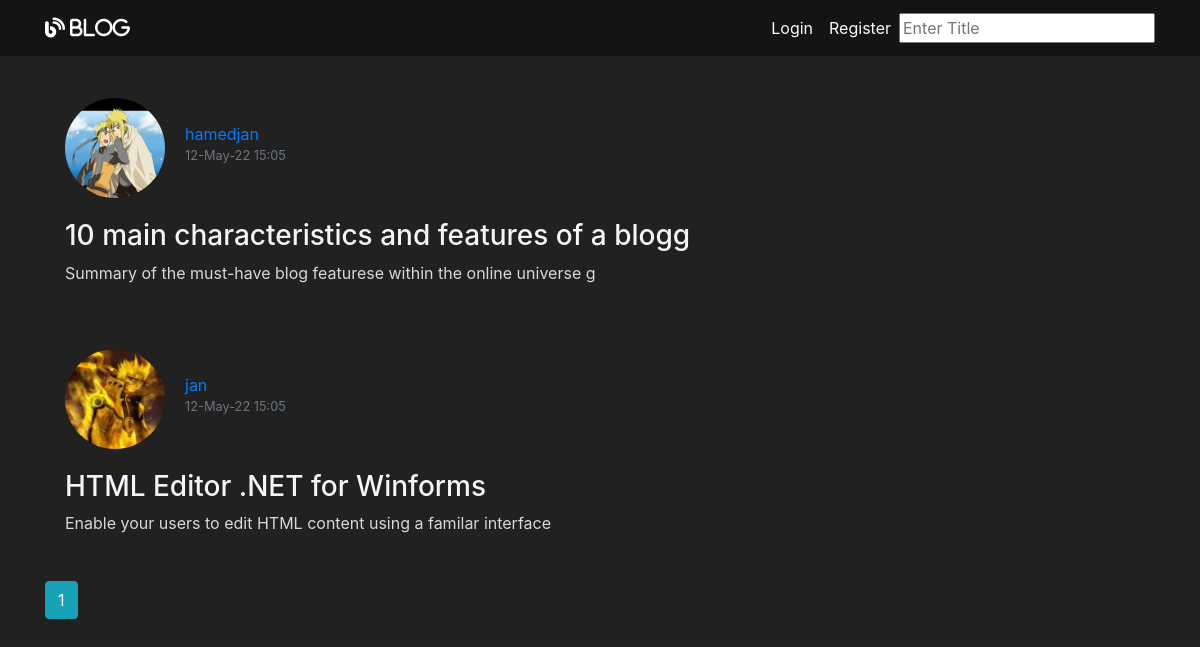
The page /home on the database its author committed.
### flaskblog/models.py (models this page shows, shortened)
class Post(db.Model):
    id = db.Column(db.Integer, primary_key=True)
    title = db.Column(db.String(100), nullable=False)
    date_posted = db.Column(db.DateTime, nullable=False, default=datetime.now())
    content = db.Column(db.Text, nullable=False)
    user_id = db.Column(db.Integer, db.ForeignKey('user.id'), nullable=False)
    likes = db.relationship('PostLike', backref='post', lazy='dynamic')
    is_approved = db.Column(db.Boolean, default=False)
    image_file = db.Column(db.String(20), nullable=True)
    short_description = db.Column(db.String(250), nullable=False)

class User(db.Model, UserMixin):
    id = db.Column(db.Integer, primary_key=True)
    username = db.Column(db.String(20), unique=True, nullable=False)
    role=db.Column(db.Integer,nullable=False,default=3)
    email = db.Column(db.String(120), unique=True, nullable=False)
    image_file = db.Column(db.String(20), nullable=False, default='default.jpg')
    password = db.Column(db.String(60), nullable=False)
    posts = db.relationship('Post', backref='author', lazy=True)
    liked = db.relationship('PostLike',foreign_keys='PostLike.user_id',
    backref='user', lazy='dynamic')

### flaskblog/routes.py (the view)
@app.route("/")
@app.route("/home")
def home():
    page = request.args.get('page', 1, type=int)
    posts = Post.query.filter_by(is_approved=True).order_by(
        Post.date_posted.desc()).paginate(page=page, per_page=4)
    searchForm=SearchForm()
    return render_template('home.html', posts=posts, searchForm=searchForm)

### flaskblog/forms.py
class SearchForm(FlaskForm):
    searched = StringField('Searched',validators=[DataRequired()] )
    submit = SubmitField('Submit')

### flaskblog/routes.py (called while the page is built)
@app.context_processor
def utility_processor():
    def slug(post):
        return post.title.replace(' ', '-') + '-' + str(post.id)
    return dict(slug=slug)

### flaskblog/templates/home.html
{% extends "layout.html" %}
{% block content %}
{% for post in posts.items %}
<article class="media content-section d-flex flex-row">
    <div class="media-body">
        <div class="article-metadata d-flex justify-content-between mt-2">
            <div class="d-flex">
                <img src="{{ url_for('static', filename='profile_pics/' + post.author.image_file) }}" alt=""
                    class="rounded-circle account-img">
                <div class="d-block mt-4">
                    <a class="d-block " href="{{ url_for('user_posts', username=post.author.username) }}">{{ post.author.username }}</a>
                    <small class="d-block text-muted">{{ post.date_posted.strftime('%d-%B-%y %H:%m') }}</small>
                </div>
            </div>
        </div>
        <h3>
            <a class="article-title" href="{{ url_for('post', slug=slug(post)) }}">{{ post.title }}</a>
        </h3>
        <p class="article-content post-preview">{{ post.short_description }}</p>
          </div>
        </article>
    {% endfor %}
    {% for page_num in posts.iter_pages( left_edge=1, right_edge=1,
      left_current=1, right_current=2 ) %} {% if page_num %} {% if posts.page ==page_num %}
      <a class="btn btn-info mb-4" href="{{ url_for('home', page=page_num) }}">
        {{ page_num }}</a>
        {% else %}
      <a class="btn btn-outline-info mb-4"
        href="{{ url_for('home', page=page_num) }}">
        {{ page_num }}</a>
        {% endif %} {% else %} ... {% endif %} {% endfor %}
{% endblock content %}

### flaskblog/templates/layout.html (shortened to what this page needs)
<!DOCTYPE html>
<html>
<head>
    <link rel="stylesheet" href="https://maxcdn.bootstrapcdn.com/bootstrap/4.0.0/css/bootstrap.min.css"
>
    <link rel="stylesheet" type="text/css" href="{{ url_for('static', filename='main.css') }}">
</head>
<body>
    <header class="site-header">
      <nav class="navbar navbar-expand-md navbar-dark bg-steel fixed-top">
        <div class="container">
          <a class="navbar-brand mr-4" href="/"> <i class="fas fa-blog"> Blog </i></a>
            <div class="navbar-nav mt-0">
              {% if current_user.is_authenticated  and (current_user.role==1) %}
              <a class="nav-item nav-link" href="{{ url_for('new_post') }}">New Post</a>
              <a class="nav-item nav-link" href="{{ url_for('approvals') }}">Pending Posts</a>
              <a class="nav-item nav-link" href="{{ url_for('account') }}">Account</a>
              <a class="nav-item nav-link" href="{{ url_for('logout') }}">Logout</a>
               {% elif current_user.is_authenticated  and ( current_user.role==2) %}
                <a class="nav-item nav-link" href="{{ url_for('new_post') }}">New Post</a>
                <a class="nav-item nav-link" href="{{ url_for('account') }}">Account</a>
                <a class="nav-item nav-link" href="{{ url_for('logout') }}">Logout</a>
                {% elif current_user.is_authenticated  and ( current_user.role==3) %}
                <a class="nav-item nav-link" href="{{ url_for('logout') }}">Logout</a>
              {% else %}
              <a class="nav-item nav-link" href="{{ url_for('login') }}">Login</a>
              <a class="nav-item nav-link" href="{{ url_for('register') }}">Register</a>
              {%endif%}
            </div>
            <form method="POST"  action="{{ url_for('search') }}" class="d-flex">
              <fieldset class="form-group mb-0" >
                  {{ searchForm.searched(placeholder="Enter Title") }}
                </div>
      </nav>
    </header>
    <main role="main" class="container">
      <div class="row">
        <div class="col-md-8">
          {% block content %}{% endblock %}
        </div>
     </div>
    </main>
</body>
</html>

### flaskblog/static/main.css (style rules this page uses)
body { background: #fafafa; color: #333333; margin-top: 5rem; }
h1, h2, h3, h4, h5, h6 { color: #444444; }
.bg-steel { background-color: rgb(20, 20, 20); }
.article-content { white-space: pre-line; }
.site-header .navbar-nav .nav-link { color: #fafafa; }
.content-section { color: #d4d9dd; padding: 10px 20px; border-radius: 5px; margin-bottom: 20px; }
.article-title { color: #f5f5f8; }
.article-content { white-space: pre-line; word-break: break-all; }
.article-metadata { padding-bottom: 1px; margin-bottom: 4px; }
.account-img { height: 100px; width: 100px; margin-right: 20px; margin-bottom: 16px; }

### flaskblog/templates/layout.html (style rules this page uses)
body { background-color: #212121; color: white }

### rows shown on the page
Post: image_file (picture), author.username "hamedjan", date_posted "12-May-22 15:05", title "10 main characteristics and features of a blogg", short_description "Summary of the must-have blog featurese within the online universe g"
Post: image_file (picture), author.username "jan", date_posted "12-May-22 15:05", title "HTML Editor .NET for Winforms", short_description "Enable your users to edit HTML content using a familar interface"

### other values the page prints
{{ page_num }} "1"
